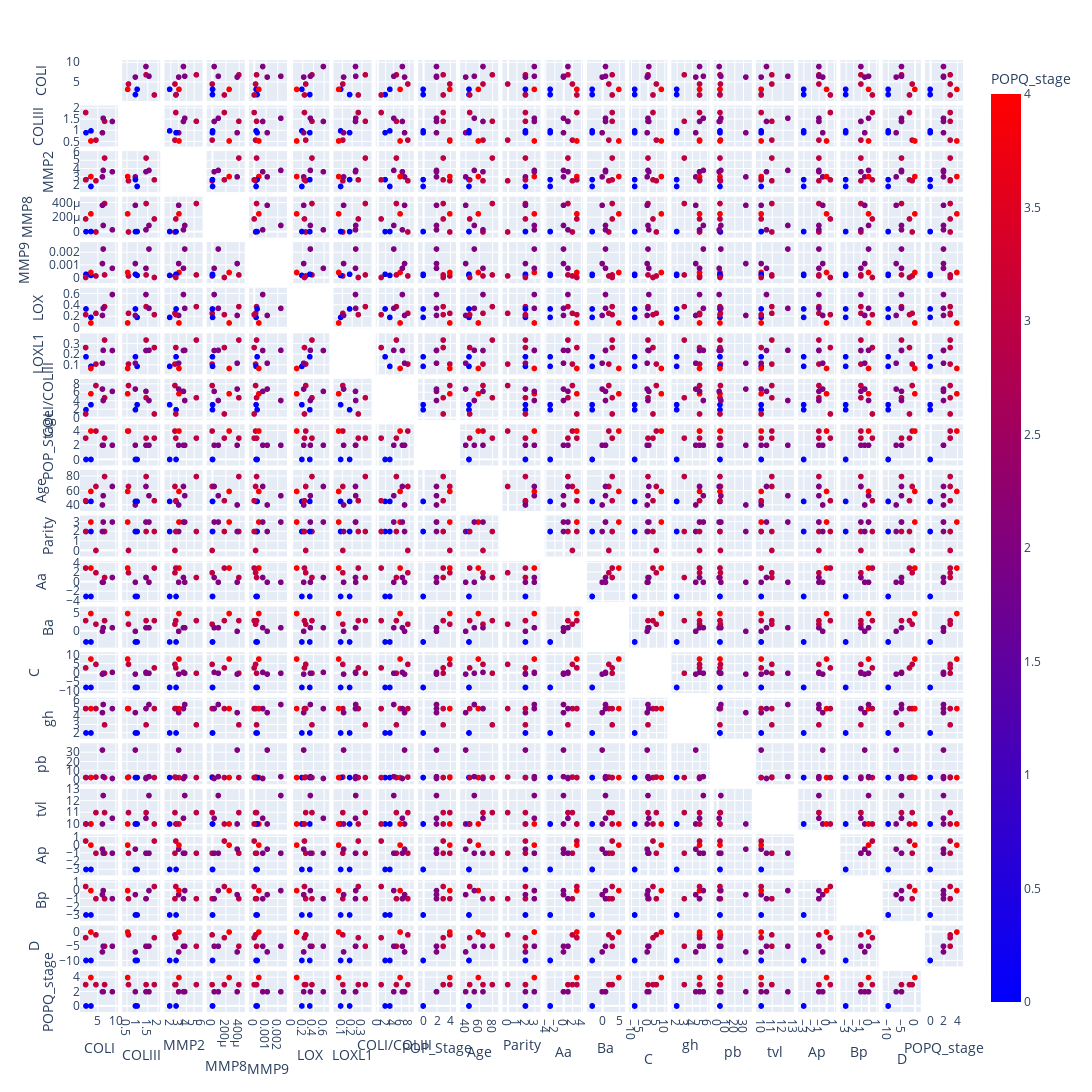

This figure's notebook cell:
### Code cell
fig = px.scatter_matrix(data_nondiabetic,
                       dimensions=["COLI","COLIII","MMP2","MMP8","MMP9","LOX","LOXL1","COLI/COLIII","POP_Stage","Age","Parity","Aa","Ba","C","gh","pb","tvl","Ap","Bp","D","POPQ_stage"],
                       width=2000,
                       height=2000,
                       color="POPQ_stage",
                       color_continuous_scale=px.colors.sequential.Bluered,
                       )
fig.data[0].diagonal.visible=False #remove diagnal data
#fig.data[1].diagonal.visible=False #remove diagnal data
fig.show()

### Figure 1 — Plotly figure (JSON) as saved in the notebook; plotly's stock layout.template omitted (floating-point values rounded to 4 significant figures)
{"data": [{"diagonal": {"visible": false}, "dimensions": [{"axis": {"matches": true}, "label": "COLI", "values": [4.505, 6.882, 3.133, 6.294, 3.118, 1.771, 1.671, 6.507, 9.024]}, {"axis": {"matches": true}, "label": "COLIII", "values": [0.5828, 1.433, 1, 0.9143, 0.5423, 0.918, 1.831, 1.572, 1.426]}, {"axis": {"matches": true}, "label": "MMP2", "values": [2.594, 5.359, 1.905, 3.07, 3.111, 2.736, 2.71, 3.857, 3.695]}, {"axis": {"matches": true}, "label": "MMP8", "values": [5.11e-07, 0.000397, 6.62e-06, 0.000372, 0.0002526, 5.38e-06, 0.0001818, 9.14e-05, 3.02e-05]}, {"axis": {"matches": true}, "label": "MMP9", "values": [0.000155, 0.0002377, 0.0001958, 0.001146, 0.0004326, 0.0002882, 3.39e-05, 0.002306, 0.000765]}, {"axis": {"matches": true}, "label": "LOX", "values": [0.2586, 0.377, 0.1873, 0.2214, 0.0889, 0.3359, 0.2358, 0.3467, 0.5906]}, {"axis": {"matches": true}, "label": "LOXL1", "values": [0.1097, 0.3392, 0.08763, 0.1177, 0.06748, 0.1793, 0.2673, 0.241, 0.239]}, {"axis": {"matches": true}, "label": "COLI/COLIII", "values": [7.73, 4.803, 3.133, 6.885, 5.75, 1.93, 0.9128, 4.14, 6.329]}, {"axis": {"matches": true}, "label": "POP_Stage", "values": [4, 3, 0, 2, 4, 0, 3, 2, 2]}, {"axis": {"matches": true}, "label": "Age", "values": [66, 80, 45, 40, 59, 45, 46, 53, 66]}, {"axis": {"matches": true}, "label": "Parity", "values": [0, 2, 2, 2, 3, 2, 2, 3, 3]}, {"axis": {"matches": true}, "label": "Aa", "values": [2, 1, -3, 0, 3, -3, 3, 0, 1]}, {"axis": {"matches": true}, "label": "Ba", "values": [2, 3, -3, 0, 5, -3, 3, 1, 1]}, {"axis": {"matches": true}, "label": "C", "values": [5, 0, -8, -0.5, 8, -8, 3, 0, 0.5]}, {"axis": {"matches": true}, "label": "gh", "values": [5, 3, 2, 4.5, 5, 2, 5, 5.5, 5]}, {"axis": {"matches": true}, "label": "pb", "values": [3.5, 3, 3, 33, 3, 3, 3, 4, 2]}, {"axis": {"matches": true}, "label": "tvl", "values": [11, 11, 10, 10, 10, 10, 10, 12.5, 10.5]}, {"axis": {"matches": true}, "label": "Ap", "values": [-1, -1, -3, -0.5, 0, -3, 0.5, -1, -1]}, {"axis": {"matches": true}, "label": "Bp", "values": [-1, -1, -3, -0.5, 0, -3, 0.5, 0, -1]}, {"axis": {"matches": true}, "label": "D", "values": [-1, -5, -10, -7, 0, -10, -2, -5, -5]}, {"axis": {"matches": true}, "label": "POPQ_stage", "values": [3, 3, 0, 2, 4, 0, 3, 2, 2]}], "hovertemplate": "%{xaxis.title.text}=%{x}<br>%{yaxis.title.text}=%{y}<br>POPQ_stage=%{marker.color}<extra></extra>", "legendgroup": "", "marker": {"color": [3, 3, 0, 2, 4, 0, 3, 2, 2], "coloraxis": "coloraxis", "symbol": "circle"}, "name": "", "showlegend": false, "type": "splom"}], "layout": {"coloraxis": {"colorbar": {"title": {"text": "POPQ_stage"}}, "colorscale": [[0, "rgb(0,0,255)"], [1, "rgb(255,0,0)"]]}, "dragmode": "select", "height": 2000, "legend": {"tracegroupgap": 0}, "margin": {"t": 60}, "width": 2000}}
